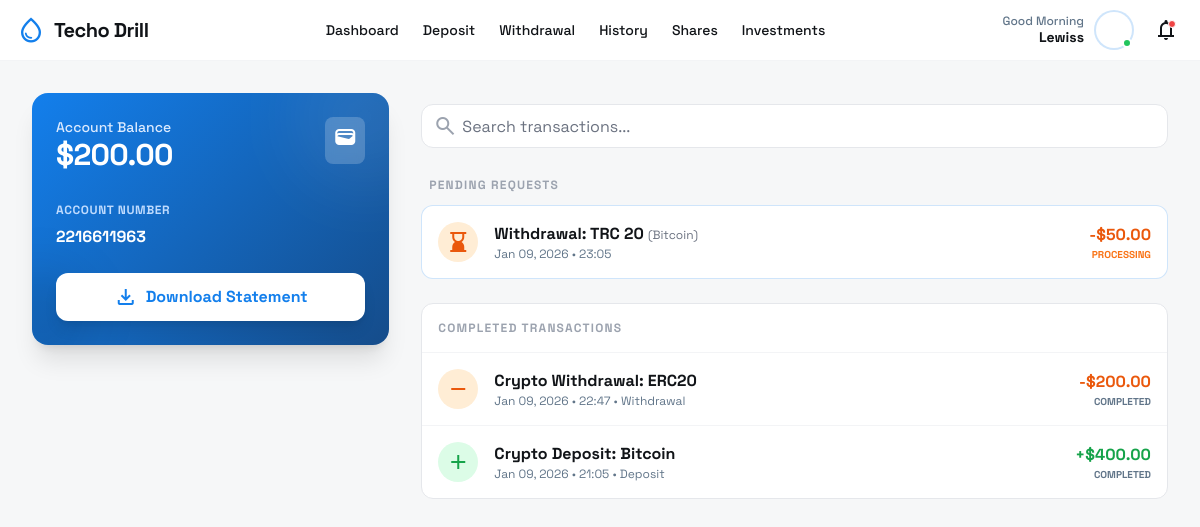
/transaction-history/ (signed in), run on the app's committed database.
### core_app/models.py (models this page shows, shortened)
class Account(models.Model):
    user = models.OneToOneField(User, on_delete=models.CASCADE, related_name='account')
    balance = models.DecimalField(max_digits=12, decimal_places=2, default=0.00)
    account_number = models.CharField(max_length=12, unique=True, editable=False)
    created_at = models.DateTimeField(auto_now_add=True)
    updated_at = models.DateTimeField(auto_now=True)

class Withdrawal(models.Model):
    STATUS_CHOICES = (
        ('pending', 'Pending'),
        ('completed', 'Completed'),
        ('failed', 'Failed'),
    )
    user = models.ForeignKey(User, on_delete=models.CASCADE, related_name='withdrawals')
    amount = models.DecimalField(max_digits=12, decimal_places=2)
    wallet_name = models.CharField(max_length=100, blank=True, null=True, help_text="Optional name for your wallet")
    wallet_address = models.CharField(max_length=255)
    network = models.CharField(max_length=50)
    status = models.CharField(max_length=20, choices=STATUS_CHOICES, default='pending')
    created_at = models.DateTimeField(auto_now_add=True)
    updated_at = models.DateTimeField(auto_now=True)

class Transaction(models.Model):
    TRANSACTION_TYPES = (
        ('deposit', 'Deposit'),
        ('withdrawal', 'Withdrawal'),
    )
    STATUS_CHOICES = (
        ('pending', 'Pending'),
        ('completed', 'Completed'),
        ('failed', 'Failed'),
    )
    account = models.ForeignKey(Account, on_delete=models.CASCADE, related_name='transactions')
    transaction_type = models.CharField(max_length=20, choices=TRANSACTION_TYPES)
    amount = models.DecimalField(max_digits=12, decimal_places=2)
    description = models.CharField(max_length=255, blank=True)
    status = models.CharField(max_length=20, choices=STATUS_CHOICES, default='completed')
    timestamp = models.DateTimeField(auto_now_add=True)
    reference = models.CharField(max_length=50, unique=True, blank=True)

### core_app/views.py (the view)
# urls.py: path('transaction-history/', views.transaction_history, name='transaction_history'),
@login_required
def transaction_history(request):
    account = request.user.account
    ledger = Transaction.objects.filter(account=account).order_by('-timestamp')
    pending_deposits = Deposit.objects.filter(user=request.user, status='pending')
    pending_withdrawals = Withdrawal.objects.filter(user=request.user, status='pending')
    return render(request, 'transaction-history.html', {
        'transactions': ledger,
        'pending_deposits': pending_deposits,
        'pending_withdrawals': pending_withdrawals
    })

### core_app/templates/transaction-history.html (shortened to what this page needs)
{% extends 'base_dashboard.html' %}
{% block content %}
     <main class="w-full max-w-7xl mx-auto md:p-6 lg:p-8">
        <div class="grid grid-cols-1 lg:grid-cols-3 gap-8">
            <div class="lg:col-span-1 flex flex-col gap-6 px-4 md:px-0 pt-2 lg:pt-0">
                 <div class="w-full p-6 text-white rounded-2xl shadow-xl overflow-hidden relative" style="background: linear-gradient(135deg, #137fec 0%, #154c8a 100%);">
                    <div class="absolute top-0 right-0 w-32 h-32 bg-white/10 rounded-full blur-2xl -mr-10 -mt-10"></div>
                    <div class="relative z-10">
                        <div class="flex justify-between items-start mb-6">
                            <div class="flex flex-col">
                                <span class="text-blue-100 text-sm font-medium">Account Balance</span>
                                <h2 class="text-3xl font-bold tracking-tight">${{ request.user.account.balance|floatformat:2 }}</h2>
                            </div>
                             <div class="bg-white/20 p-2 rounded-lg backdrop-blur-sm">
                                <span class="material-symbols-outlined text-white">wallet</span>
                            </div>
                        </div>
                        <div class="mb-6">
                            <span class="text-blue-200 text-xs uppercase tracking-wider font-bold">Account Number</span>
                            <div class="text-white font-bold mt-1">
                                {{ request.user.account.account_number }}
                            </div>
                        </div>
                         <button class="w-full py-3 bg-white text-primary font-bold rounded-xl shadow-lg hover:shadow-xl hover:bg-gray-50 transition-all flex items-center justify-center gap-2">
                             <span class="material-symbols-outlined">download</span>
                            Download Statement
                         </button>
                    </div>
                 </div>
            </div>
            <div class="lg:col-span-2 px-4 md:px-0">
                 <div class="flex flex-col md:flex-row gap-4 mb-6 sticky top-20 md:top-24 bg-background-light dark:bg-background-dark py-2 z-20">
                    <div class="relative flex-1">
                        <span class="material-symbols-outlined absolute left-3 top-1/2 -translate-y-1/2 text-gray-400">search</span>
                        <input class="w-full h-11 pl-10 pr-4 rounded-xl border border-gray-200 dark:border-gray-700 bg-surface-light dark:bg-surface-dark text-text-main-light dark:text-text-main-dark focus:border-primary outline-none transition-colors" placeholder="Search transactions..." type="text"/>
                    </div>
                </div>
                <div class="space-y-6 pb-24 md:pb-0">
                    {% if pending_deposits or pending_withdrawals %}
                    <div class="space-y-3">
                        <h3 class="text-xs font-bold text-gray-400 uppercase tracking-widest px-2">Pending Requests</h3>
                        <div class="bg-surface-light dark:bg-surface-dark rounded-xl border border-primary/20 bg-primary/5 overflow-hidden">
                            {% for wth in pending_withdrawals %}
                            <div class="p-4 flex items-center justify-between border-b border-gray-100 dark:border-gray-800 last:border-0">
                                <div class="flex items-center gap-4">
                                    <div class="w-10 h-10 rounded-full bg-orange-100 text-orange-600 flex items-center justify-center animate-pulse">
                                        <span class="material-symbols-outlined">hourglass_bottom</span>
                                    </div>
                                    <div>
                                        <p class="text-text-main-light dark:text-text-main-dark font-bold">
                                            Withdrawal: {{ wth.network }}
                                            {% if wth.wallet_name %}
                                                <span class="text-xs font-normal text-gray-500">({{ wth.wallet_name }})</span>
                                            {% endif %}
                                        </p>
                                        <p class="text-xs text-text-sec-light dark:text-text-sec-dark">{{ wth.created_at|date:"M d, Y • H:i" }}</p>
                                    </div>
                                </div>
                                <div class="text-right">
                                    <p class="text-orange-600 font-bold">-${{ wth.amount }}</p>
                                    <p class="text-[10px] text-orange-500 uppercase font-bold">Processing</p>
                                </div>
                            </div>
                            {% endfor %}
                        </div>
                    </div>
                    {% endif %}
                    <div class="bg-surface-light dark:bg-surface-dark rounded-xl border border-gray-200 dark:border-gray-700 overflow-hidden">
                        <h3 class="text-xs font-bold text-gray-400 uppercase tracking-widest p-4 border-b border-gray-100 dark:border-gray-800">Completed Transactions</h3>
                        {% for txn in transactions %}
                         <div class="p-4 flex items-center justify-between border-b border-gray-100 dark:border-gray-800 last:border-0 hover:bg-gray-50 dark:hover:bg-gray-800/50 transition-colors cursor-pointer group">
                            <div class="flex items-center gap-4">
                                <div class="w-10 h-10 rounded-full {% if txn.transaction_type == 'deposit' %}bg-green-100 text-green-600{% else %}bg-orange-100 text-orange-600{% endif %} dark:bg-opacity-20 flex items-center justify-center group-hover:scale-110 transition-transform">
                                    <span class="material-symbols-outlined">
                                    </span>
                                </div>
                                <div>
                                    <p class="text-text-main-light dark:text-text-main-dark font-bold">{{ txn.description }}</p>
                                    <p class="text-xs text-text-sec-light dark:text-text-sec-dark">{{ txn.timestamp|date:"M d, Y • H:i" }} • {{ txn.transaction_type|title }}</p>
                                </div>
                            </div>
                            <div class="text-right">
                                 <p class="{% if txn.transaction_type == 'deposit' %}text-green-600{% else %}text-orange-600{% endif %} font-bold">
                                    {% if txn.transaction_type == 'deposit' %}+{% else %}-{% endif %}${{ txn.amount }}
                                 </p>
                                <p class="text-[10px] text-text-sec-light dark:text-text-sec-dark uppercase font-bold">{{ txn.status }}</p>
                            </div>
                        </div>
                        {% empty %}
                        <div class="p-12 text-center">
                            <span class="material-symbols-outlined text-4xl text-gray-300 mb-2">history</span>
                            <p class="text-text-sec-light dark:text-text-sec-dark font-medium">No transactions found.</p>
                        </div>
                        {% endfor %}
                    </div>
                </div>
            </div>
        </div>
    </main>
{% endblock %}

### core_app/templates/base_dashboard.html (shortened to what this page needs)
{% load static %}
<!DOCTYPE html>
<html class="light" lang="en">
<head>
    <script src="https://cdn.tailwindcss.com?plugins=forms,container-queries"></script>
    <link rel="stylesheet" href="{% static 'css/style.css' %}">
</head>
<body class="bg-background-light dark:bg-background-dark font-display text-text-main-light dark:text-text-main-dark transition-colors duration-200 antialiased overflow-x-hidden pb-24 md:pb-0">
    <header class="sticky top-0 z-50 bg-surface-light/95 dark:bg-surface-dark/95 backdrop-blur-sm border-b border-gray-100 dark:border-gray-800 px-4 py-3 flex justify-between items-center transition-colors">
        <div class="flex items-center gap-2">
            <span class="material-symbols-outlined text-primary text-3xl">water_drop</span>
            <h1 class="text-xl font-bold tracking-tight">Techo Drill</h1>
        </div>
        <nav class="hidden md:flex items-center gap-6">
            <a href="{% url 'dashboard' %}" class="text-sm font-medium hover:text-primary transition-colors">Dashboard</a>
            <a href="{% url 'deposit' %}" class="text-sm font-medium hover:text-primary transition-colors">Deposit</a>
            <a href="{% url 'withdrawal' %}" class="text-sm font-medium hover:text-primary transition-colors">Withdrawal</a>
            <a href="{% url 'transaction_history' %}" class="text-sm font-medium hover:text-primary transition-colors">History</a>
            <a href="{% url 'shares' %}" class="text-sm font-medium hover:text-primary transition-colors">Shares</a>
            <a href="{% url 'investment_plan' %}" class="text-sm font-medium hover:text-primary transition-colors">Investments</a>
        </nav>
        <div class="flex items-center gap-4">
             <div class="hidden md:flex items-center gap-3">
                <div class="text-right hidden lg:block">
                    <p class="text-xs text-text-sec-light dark:text-text-sec-dark font-medium">Good Morning</p>
                    <h2 class="text-sm font-bold leading-tight">{{ user.first_name|default:user.username }}</h2>
                </div>
                <div class="relative cursor-pointer">
                    <div class="bg-center bg-no-repeat bg-cover rounded-full size-9 ring-2 ring-primary/20" style='background-image: url("https://lh3.googleusercontent.com/aida-public/AB6AXuDFEJRz1-RbqrQOkNw_fU6BWcuFrfkTcd-k5VjFJUsQ3jD5WST0v7kCPYhjOLfaD0H-5yXofIqzSLy1XduY8JPD5nd1dvvpcGfUr7-6aBtcANcsLWlKclKEd1SqA0EkQ155cpXeu2uwysGMl6l8XG-QFuMnlY3SrzHqsoIHv54iUiaZKn8WBbL9G_WGQungSfeewbF4VT-qPS9ICyrRbuO1qJ1K-VOQJc3lLvNfzlR4-LAlJo19WY8S9lM2CcPCK5WBChukceQY9FUk");'></div>
                    <div class="absolute bottom-0 right-0 size-2.5 bg-green-500 rounded-full border-2 border-white dark:border-background-dark"></div>
                </div>
            </div>
            <button class="relative flex size-9 items-center justify-center rounded-full hover:bg-gray-100 dark:hover:bg-gray-700 transition-colors">
                <span class="material-symbols-outlined text-text-main-light dark:text-text-main-dark">notifications</span>
                <span class="absolute top-2 right-2 size-2 bg-red-500 rounded-full border border-white dark:border-surface-dark"></span>
            </button>
        </div>
    </header>
    {% block content %}{% endblock %}
</body>
</html>

### core_app/static/css/style.css (style rules this page uses)
html { scroll-behavior: smooth; }

### data on the page
Withdrawal: network "TRC 20", wallet_name "Bitcoin", created_at "Jan 09, 2026 • 23:05", amount "50.00"
Transaction: description "Crypto Withdrawal: ERC20", timestamp "Jan 09, 2026 • 22:47", transaction_type "Withdrawal", amount "200.00", status "COMPLETED"
Transaction: description "Crypto Deposit: Bitcoin", timestamp "Jan 09, 2026 • 21:05", transaction_type "Deposit", amount "400.00", status "COMPLETED"

### other printed values
{{ user.first_name|default:user.username }} "Lewiss"
{{ request.user.account.balance|floatformat:2 }} "200.00"
{{ request.user.account.account_number }} "2216611963"
